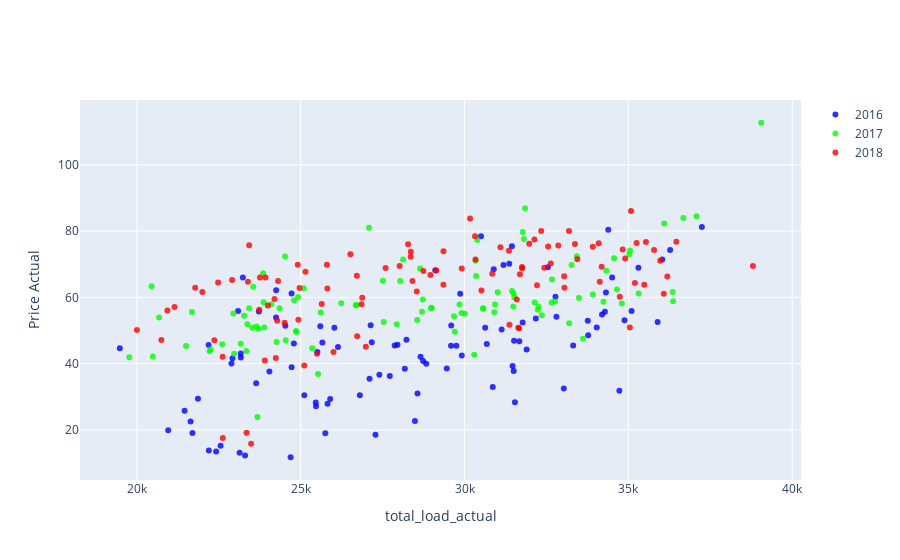

The notebook cell saved with this chart:
### Code cell
def vizualize_scatter_plot(dataframe: pd.DataFrame, selected_column: str) -> None:
    df2016 = dataframe[dataframe["year"] == 2016].sample(n=100, random_state=42)
    df2017 = dataframe[dataframe["year"] == 2017].sample(n=100, random_state=42)
    df2018 = dataframe[dataframe["year"] == 2018].sample(n=100, random_state=42)

    # trace1, trace2 и trace3 должны использовать соответствующие DataFrame
    trace1 = go.Scatter(
        x=df2016[selected_column],
        y=df2016["price_actual"],
        mode="markers",
        name="2016",
        marker=dict(color='rgba(0, 0, 255, 0.8)'),
        text=df2016["date"])
    
    trace2 = go.Scatter(
        x=df2017[selected_column],
        y=df2017["price_actual"],
        mode="markers",
        name="2017",
        marker=dict(color='rgba(0, 255, 0, 0.8)'),
        text=df2017["date"])
    
    trace3 = go.Scatter(
        x=df2018[selected_column],
        y=df2018["price_actual"],
        mode="markers",
        name="2018",
        marker=dict(color='rgba(255, 0, 0, 0.8)'),
        text=df2018["date"])
    
    traces = [trace1, trace2, trace3]
    
    layout = dict(
        xaxis=dict(title=selected_column, zeroline=False),
        yaxis=dict(title='Price Actual', zeroline=False)
    )
    
    fig = dict(data=traces, layout=layout)
    iplot(fig)

column_to_plot_1 = "total_load_actual"
column_to_plot_2 = "total_load_forecast"
vizualize_scatter_plot(dataframe=energy_df, selected_column=column_to_plot_1)
